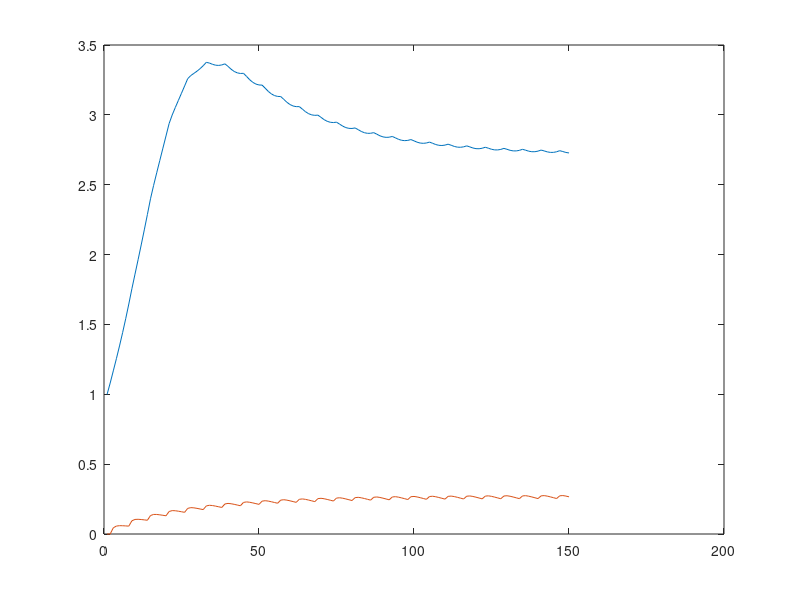

The MATLAB source for this figure:
n_it = 150;
h = 1;
v1 = 3110;
v2 = 3110;
k10 = 0.0643 * 3600;
k12 = 0.3 * 3600;
k21 = 0.2455 * 3600;
delta = 1000;
c50 = 7.1903;
a= 0.09;
b= 1;
kt=10;

dc1(1:n_it)=zeros;
dc2(1:n_it)=zeros;
c1(1:n_it)=zeros;
c2(1:n_it)=zeros;
u(1:n_it)=zeros;
v(1:n_it)=zeros;
v(1)=1;

NEWD(1:(n_it/6))=3;
d=upsample(NEWD,6,0);

t(1:n_it) = zeros;

A = [1/v1 * (-k12-k10),1/v1 * k21; 1/v2 *k12 , -1/v2 *k21];
D = [1/v1;0] * delta;

for k=1:n_it
    change = A *[c1(k);c2(k)] + D*d(k);
    c1(k+1)=c1(k)+h*change(1);
    c2(k+1)=c2(k)+h*change(2);
    u(k) = c2(k) / (c50 + c2(k));
    v(k+1)=v(k)+h*a*v(k)*((1-v(k)/kt)-b*u(k)*v(k));
    t(k) = k * h;
end


figure(1)
plot(t,v(1:n_it))
hold on
plot(t,u(1:n_it))

%gg=plot(t,c1,c2);
%set(gg,'LineWidth',1.5)


